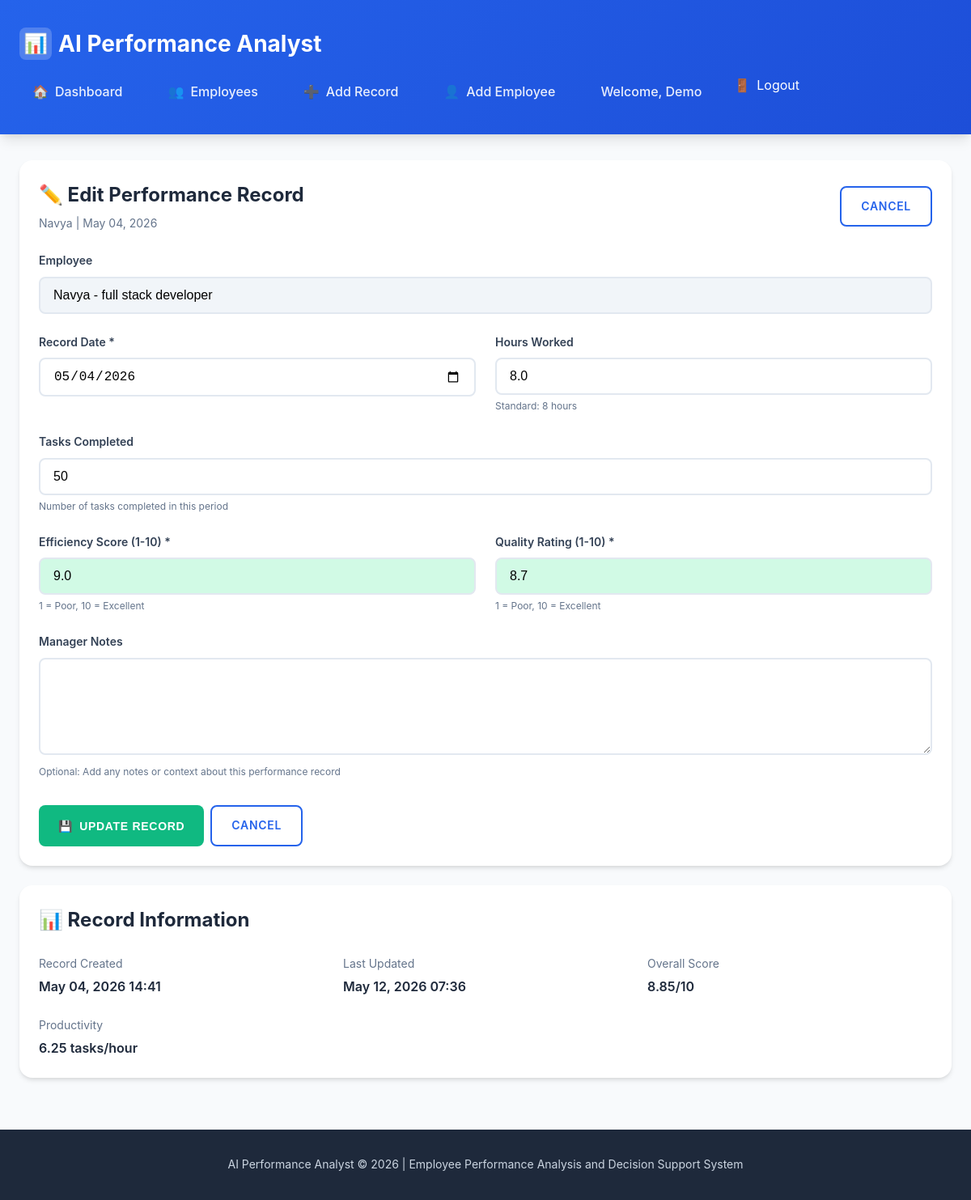
The page /records/5/edit/ (signed in) on the database its author committed.
### performance/models.py (models this page shows, shortened)
class Employee(models.Model):
    PERFORMANCE_CATEGORIES = [
        ('high_potential', 'High Potential'),
        ('needs_training', 'Needs Training'),
        ('stable', 'Stable'),
        ('promotion_candidate', 'Promotion Candidate'),
    ]
    name = models.CharField(max_length=200, verbose_name="Employee Name")
    department = models.CharField(max_length=100, verbose_name="Department")
    role = models.CharField(max_length=100, verbose_name="Role/Position")
    join_date = models.DateField(verbose_name="Join Date")
    email = models.EmailField(max_length=254, blank=True, null=True, verbose_name="Email")
    performance_category = models.CharField(
        max_length=50,
        choices=PERFORMANCE_CATEGORIES,
        default='stable',
        verbose_name="Performance Category"
    )
    created_at = models.DateTimeField(auto_now_add=True)
    updated_at = models.DateTimeField(auto_now=True)
    class Meta:
        ordering = ['-created_at']
        verbose_name = "Employee"
        verbose_name_plural = "Employees"

class PerformanceRecord(models.Model):
    employee = models.ForeignKey(
        Employee,
        on_delete=models.CASCADE,
        related_name='performancerecord_set',
        verbose_name="Employee"
    )
    date = models.DateField(verbose_name="Record Date", default=timezone.now)
    tasks_completed = models.IntegerField(verbose_name="Tasks Completed", default=0)
    efficiency = models.FloatField(
        verbose_name="Efficiency Score (1-10)",
        help_text="Rate efficiency from 1 (poor) to 10 (excellent)",
        default=5.0
    )
    quality = models.FloatField(
        verbose_name="Quality Rating (1-10)",
        help_text="Rate quality from 1 (poor) to 10 (excellent)",
        default=5.0
    )
    hours_worked = models.FloatField(verbose_name="Hours Worked", default=8.0)
    manager_notes = models.TextField(
        blank=True,
        null=True,
        verbose_name="Manager Notes",
        help_text="Additional comments or observations"
    )
    created_at = models.DateTimeField(auto_now_add=True)
    updated_at = models.DateTimeField(auto_now=True)
    class Meta:
        ordering = ['-date', '-created_at']
        verbose_name = "Performance Record"
        verbose_name_plural = "Performance Records"
        indexes = [
            models.Index(fields=['employee', 'date']),
        ]
    def get_overall_score(self):
        return round((self.efficiency + self.quality) / 2, 2)
    def get_productivity_score(self):
        if self.hours_worked > 0:
            return round(self.tasks_completed / self.hours_worked, 2)
        return 0.0

### performance/views.py (the view, shortened to what this page needs)
# urls.py: path('records/<int:record_id>/edit/', views.edit_record_view, name='edit_record'),
@login_required
def edit_record_view(request, record_id):
    record = get_object_or_404(PerformanceRecord, id=record_id)
    context = {
        'record': record,
        'employee': record.employee,
        'page_title': f'Edit Record - {record.employee.name}'
    }
    return render(request, 'performance/edit_record.html', context)

### performance/templates/performance/edit_record.html (shortened to what this page needs)
{% extends 'performance/base.html' %}
{% block content %}
<div class="container">
    <div class="card">
        <div class="card-header">
            <div>
                <h1 class="card-title">✏️ Edit Performance Record</h1>
                <p class="card-subtitle">{{ employee.name }} | {{ record.date|date:"F d, Y" }}</p>
            </div>
            <a href="{% url 'employee_detail' employee.id %}" class="btn btn-outline">Cancel</a>
        </div>
        <div class="card-body">
            <form method="post">
                <div class="form-group">
                    <label class="form-label">Employee</label>
                    <input type="text"
                           class="form-control"
                           value="{{ employee.name }} - {{ employee.role }}"
                           readonly
                           style="background: var(--gray-100);">
                </div>
                <div class="form-row">
                    <div class="form-group">
                        <label for="date" class="form-label">Record Date *</label>
                        <input type="date"
                               id="date"
                               name="date"
                               class="form-control"
                               value="{{ record.date|date:'Y-m-d' }}"
                               required>
                    </div>
                    <div class="form-group">
                        <label for="hours_worked" class="form-label">Hours Worked</label>
                        <input type="number"
                               id="hours_worked"
                               name="hours_worked"
                               class="form-control"
                               value="{{ record.hours_worked }}"
                               step="0.5"
                               min="0"
                               max="24">
                        <div class="form-hint">Standard: 8 hours</div>
                    </div>
                </div>
                <div class="form-row">
                    <div class="form-group">
                        <label for="tasks_completed" class="form-label">Tasks Completed</label>
                        <input type="number"
                               id="tasks_completed"
                               name="tasks_completed"
                               class="form-control"
                               value="{{ record.tasks_completed }}"
                               min="0"
                               required>
                        <div class="form-hint">Number of tasks completed in this period</div>
                    </div>
                </div>
                <div class="form-row">
                    <div class="form-group">
                        <label for="efficiency" class="form-label">Efficiency Score (1-10) *</label>
                        <input type="number"
                               id="efficiency"
                               name="efficiency"
                               class="form-control"
                               value="{{ record.efficiency }}"
                               min="1"
                               max="10"
                               step="0.1"
                               required>
                        <div class="form-hint">1 = Poor, 10 = Excellent</div>
                    </div>
                    <div class="form-group">
                        <label for="quality" class="form-label">Quality Rating (1-10) *</label>
                        <input type="number"
                               id="quality"
                               name="quality"
                               class="form-control"
                               value="{{ record.quality }}"
                               min="1"
                               max="10"
                               step="0.1"
                               required>
                        <div class="form-hint">1 = Poor, 10 = Excellent</div>
                    </div>
                </div>
                <div class="form-group">
                    <label for="manager_notes" class="form-label">Manager Notes</label>
                    <textarea id="manager_notes"
                              name="manager_notes"
                              class="form-control"
                              rows="4">{{ record.manager_notes }}</textarea>
                    <div class="form-hint">Optional: Add any notes or context about this performance record</div>
                </div>
                <div class="btn-group" style="margin-top: 2rem;">
                    <button type="submit" class="btn btn-success">
                        <span>💾</span> Update Record
                    </button>
                    <a href="{% url 'employee_detail' employee.id %}" class="btn btn-outline">Cancel</a>
                </div>
            </form>
        </div>
    </div>
    <div class="card">
        <div class="card-header">
            <h2 class="card-title">📊 Record Information</h2>
        </div>
        <div class="card-body">
            <div class="grid grid-2">
                <div>
                    <div style="font-size: 0.875rem; color: var(--gray-500); margin-bottom: 0.25rem;">Record Created</div>
                    <div style="font-weight: 600;">{{ record.created_at|date:"F d, Y H:i" }}</div>
                </div>
                <div>
                    <div style="font-size: 0.875rem; color: var(--gray-500); margin-bottom: 0.25rem;">Last Updated</div>
                    <div style="font-weight: 600;">{{ record.updated_at|date:"F d, Y H:i" }}</div>
                </div>
                <div>
                    <div style="font-size: 0.875rem; color: var(--gray-500); margin-bottom: 0.25rem;">Overall Score</div>
                    <div style="font-weight: 600;">{{ record.get_overall_score|floatformat:2 }}/10</div>
                </div>
                <div>
                    <div style="font-size: 0.875rem; color: var(--gray-500); margin-bottom: 0.25rem;">Productivity</div>
                    <div style="font-weight: 600;">{{ record.get_productivity_score }} tasks/hour</div>
                </div>
            </div>
        </div>
    </div>
</div>
{% endblock %}

### performance/templates/performance/base.html (shortened to what this page needs)
<!DOCTYPE html>
<html lang="en">
<head>
    {% load static %}
    <link rel="stylesheet" href="{% static 'performance/css/styles.css' %}">
</head>
<body>
    <header class="header">
        <div class="container">
            <div class="header-content">
                <a href="{% url 'dashboard' %}" class="logo">
                    <div class="logo-icon">📊</div>
                    AI Performance Analyst
                </a>
                <nav class="nav">
                    {% if user.is_authenticated %}
                    <a href="{% url 'dashboard' %}" class="nav-link">
                        <span>🏠</span> Dashboard
                    </a>
                    <a href="{% url 'employee_list' %}" class="nav-link">
                        <span>👥</span> Employees
                    </a>
                    <a href="{% url 'add_record' %}" class="nav-link">
                        <span>➕</span> Add Record
                    </a>
                    <a href="{% url 'add_employee' %}" class="nav-link">
                        <span>👤</span> Add Employee
                    </a>
                    <span class="nav-user">Welcome, {{ user.username }}</span>
                    <form method="post" action="{% url 'logout' %}" style="display:inline;">
                        <button type="submit" class="nav-link nav-logout" style="background:none;border:none;cursor:pointer;padding:0;font:inherit;color:inherit;">
                            <span>🚪</span> Logout
                        </button>
                    </form>
                    {% endif %}
                </nav>
            </div>
        </div>
    </header>
    <main>
        {% block content %}{% endblock %}
    </main>
    <footer class="footer">
        <div class="container">
            <p class="footer-text">
                AI Performance Analyst &copy; {% now "Y" %} | Employee Performance Analysis and Decision Support System
            </p>
        </div>
    </footer>
</body>
</html>

### performance/static/performance/css/styles.css (style rules this page uses)
:root { --primary-color: #2563eb; --primary-dark: #1d4ed8; --primary-light: #3b82f6; --secondary-color: #64748b; --success-color: #10b981; --danger-color: #ef4444; --warning-color: #f59e0b; --info-color: #0ea5e9; --light-bg: #f8fafc; --white: #ffffff; --dark: #1e293b; --gray-100: #f1f5f9; --gray-200: #e2e8f0; --gray-300: #cbd5e1; --gray-400: #94a3b8; --gray-500: #64748b; --gray-600: #475569; --gray-700: #334155; --gray-800: #1e293b; --gray-900: #0f172a; --shadow-sm: 0 1px 2px 0 rgba(0, 0, 0, 0.05); --shadow-md: 0 4px 6px -1px rgba(0, 0, 0, 0.1), 0 2px 4px -1px rgba(0, 0, 0, 0.06); --shadow-lg: 0 10px 15px -3px rgba(0, 0, 0, 0.1), 0 4px 6px -2px rgba(0, 0, 0, 0.05); --shadow-xl: 0 20px 25px -5px rgba(0, 0, 0, 0.1), 0 10px 10px -5px rgba(0, 0, 0, 0.04); --radius-sm: 0.25rem; --radius-md: 0.5rem; --radius-lg: 0.75rem; --radius-xl: 1rem; }
* { margin: 0; padding: 0; box-sizing: border-box; }
body { font-family: -apple-system, BlinkMacSystemFont, 'Segoe UI', Roboto, 'Helvetica Neue', Arial, sans-serif; font-size: 16px; line-height: 1.6; color: var(--gray-800); background-color: var(--light-bg); min-height: 100vh; }
.container { max-width: 1400px; margin: 0 auto; padding: 0 1.5rem; }
.header { background: linear-gradient(135deg, var(--primary-color) 0%, var(--primary-dark) 100%); color: var(--white); padding: 2rem 0; box-shadow: var(--shadow-lg); margin-bottom: 2rem; }
.header-content { display: flex; justify-content: space-between; align-items: center; flex-wrap: wrap; gap: 1rem; }
.logo { font-size: 1.75rem; font-weight: 700; color: var(--white); text-decoration: none; display: flex; align-items: center; gap: 0.5rem; }
.logo-icon { width: 40px; height: 40px; background: rgba(255, 255, 255, 0.2); border-radius: var(--radius-md); display: flex; align-items: center; justify-content: center; font-size: 1.5rem; }
.nav { display: flex; gap: 1.5rem; flex-wrap: wrap; }
.nav-link { color: rgba(255, 255, 255, 0.9); text-decoration: none; font-weight: 500; padding: 0.5rem 1rem; border-radius: var(--radius-md); transition: all 0.3s ease; display: inline-flex; align-items: center; gap: 0.5rem; }
.card { background: var(--white); border-radius: var(--radius-xl); box-shadow: var(--shadow-md); padding: 1.5rem; margin-bottom: 1.5rem; transition: box-shadow 0.3s ease; }
.card-header { display: flex; justify-content: space-between; align-items: center; margin-bottom: 1.5rem; flex-wrap: wrap; gap: 1rem; }
.card-title { font-size: 1.5rem; font-weight: 700; color: var(--gray-800); margin: 0; }
.card-subtitle { font-size: 0.875rem; color: var(--gray-500); margin-top: 0.25rem; }
.card-body { flex: 1; }
.btn { display: inline-flex; align-items: center; justify-content: center; gap: 0.5rem; padding: 0.75rem 1.5rem; font-size: 0.875rem; font-weight: 600; text-decoration: none; border: none; border-radius: var(--radius-md); cursor: pointer; transition: all 0.3s ease; text-transform: uppercase; letter-spacing: 0.05em; }
.btn-success { background: var(--success-color); color: var(--white); }
.btn-outline { background: transparent; color: var(--primary-color); border: 2px solid var(--primary-color); }
.btn-group { display: flex; gap: 0.5rem; flex-wrap: wrap; }
.form-group { margin-bottom: 1.5rem; }
.form-label { display: block; font-weight: 600; color: var(--gray-700); margin-bottom: 0.5rem; font-size: 0.875rem; }
.form-control { width: 100%; padding: 0.75rem 1rem; font-size: 1rem; border: 2px solid var(--gray-200); border-radius: var(--radius-md); transition: all 0.3s ease; background: var(--white); }
.form-control::placeholder { color: var(--gray-400); }
textarea.form-control { min-height: 120px; resize: vertical; }
.form-row { display: grid; grid-template-columns: repeat(auto-fit, minmax(250px, 1fr)); gap: 1.5rem; }
.form-hint { font-size: 0.75rem; color: var(--gray-500); margin-top: 0.25rem; }
.grid { display: grid; gap: 1.5rem; }
.grid-2 { grid-template-columns: repeat(auto-fit, minmax(300px, 1fr)); }
.footer { background: var(--gray-800); color: var(--gray-300); padding: 2rem 0; margin-top: 4rem; text-align: center; }
.footer-text { font-size: 0.875rem; }
.nav-user { color: rgba(255, 255, 255, 0.9); font-weight: 500; padding: 0.5rem 1rem; }
.nav-logout { background: rgba(255, 255, 255, 0.15); }

### rows shown on the page
Employee: name "Navya", name "Navya - full stack developer"
PerformanceRecord: date "May 04, 2026", date "05/04/2026", hours_worked "8.0", tasks_completed "50", efficiency "9.0", quality "8.7", created_at "May 04, 2026 14:41", updated_at "May 12, 2026 07:36", get_overall_score "8.85", get_productivity_score "6.25"

### other values the page prints
{{ user.username }} "Demo"
